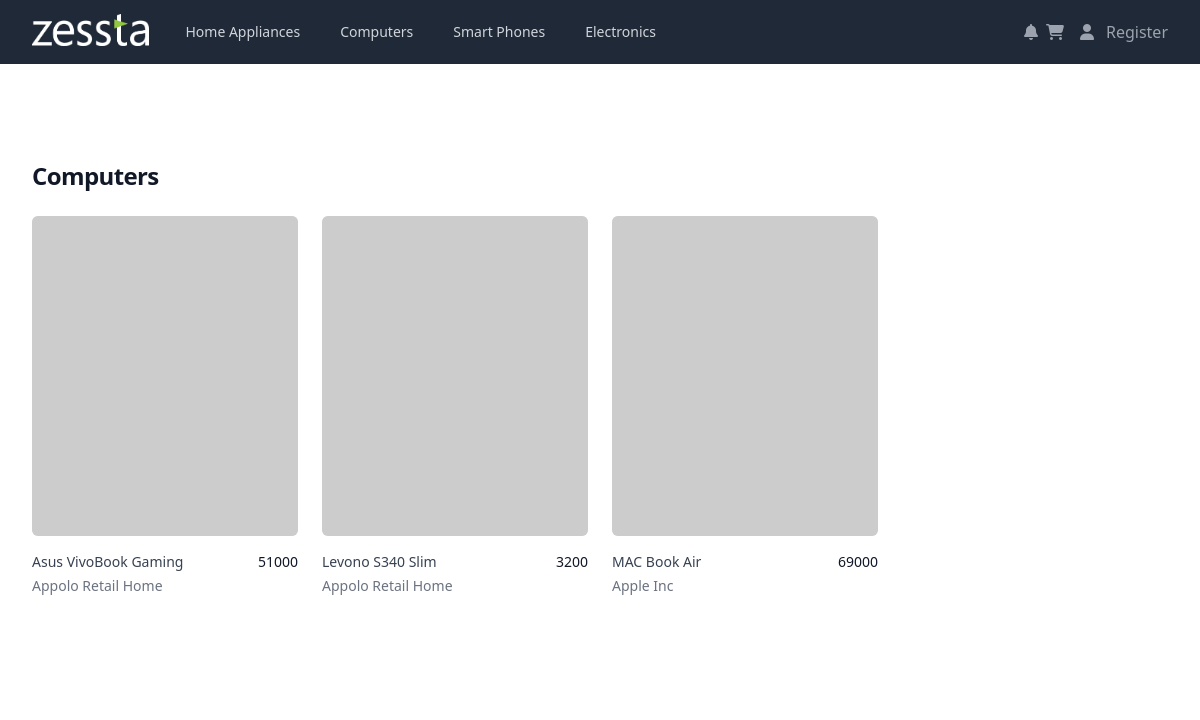
The app's page /customer/view_cat/2 with its own data.
### seller/models.py (models this page shows, shortened)
class ProductCategory(models.Model):
    category_id = models.BigAutoField(primary_key=True)
    category_name = models.CharField(max_length=50)
    category_products = models.ManyToManyField(
        "seller.Product", verbose_name="listOfProd", blank=True, null=True
    )
    def __str__(self):
        return self.category_name

class Product(models.Model):
    product_id = models.BigAutoField(primary_key=True)
    product_name = models.CharField(max_length=50)
    product_price = models.IntegerField(max_length=6)
    product_image = models.ImageField(
        upload_to="files/products_images/",
        height_field=None,
        width_field=None,
        max_length=None,
        blank=True,
        null=True,
    )
    product_category = models.ManyToManyField(
        "seller.ProductCategory", verbose_name="listOfCat"
    )
    products_sellers = models.ManyToManyField("seller.Seller")
    product_quantity = models.IntegerField(default=1)
    def __str__(self):
        return (
            self.product_name
            + "  -  "
            + "".join(str(i) + ", " for i in self.product_category.all())
        )
    def cat_name(self):
        return ", ".join(str(i) for i in self.product_category.all())
    def seller_name(self):
        return ", ".join(str(i) for i in self.products_sellers.all())

class Seller(models.Model):
    seller_id = models.BigAutoField(primary_key=True)
    seller_name = models.CharField(max_length=150, blank=True)
    seller_email = models.EmailField(max_length=150, blank=True)
    seller_user_id = models.CharField(max_length=50)
    seller_pwd = models.CharField(max_length=250)
    seller_city = models.CharField(max_length=50)
    seller_mobile = models.CharField(max_length=10)
    seller_products = models.ManyToManyField(
        "seller.Product", verbose_name="listOfSellerProd", null=True, blank=True
    )
    def __str__(self):
        return self.seller_name

### customer/views.py (the view)
# urls.py: path("view_cat/<str:catList>", viewCatList,
def viewCatList(request, catList):
    product_listof_Cat = [
        Product.objects.all().filter(
            product_category=ProductCategory.objects.get(category_id=i)
        )
        for i in catList.split(",")
    ]
    print(product_listof_Cat)
    return render(
        request,
        "customer/view_cat.html",
        {"navCat": cat_list(), "ProdCat": product_listof_Cat},
    )

### customer/views.py (called while the page is built)
def cat_list():
    return ProductCategory.objects.prefetch_related("category_products")

### templates/customer/view_cat.html (shortened to what this page needs)
{% extends 'customer/base.html' %}
{% block BODYBLOCK %}
  <div class="bg-white">
    {% for category in ProdCat %}
    <div class="mx-auto max-w-2xl px-4 py-16 sm:px-6 sm:py-24 lg:max-w-7xl lg:px-8">
      <h2 class="text-2xl font-bold tracking-tight text-gray-900">{{ category.0.cat_name }}</h2>
      <div class="mt-6 grid grid-cols-1 gap-x-6 gap-y-10 sm:grid-cols-2 lg:grid-cols-4 xl:gap-x-8">
        {% for product in category.all %}
          <div class="group relative">
            <div
              class="aspect-h-1 aspect-w-1 w-full overflow-hidden rounded-md bg-gray-200 lg:aspect-none group-hover:opacity-75 lg:h-80">
              <img src="https://picsum.photos/400/500">
            </div>
            <div class="mt-4 flex justify-between">
              <div>
                <h3 class="text-sm text-gray-700">
                  <a href="/customer/view_product/{{product.product_id}}">
                    <span aria-hidden="true" class="absolute inset-0"></span>
                    {{ product.product_name }}
                  </a>
                </h3>
                <p class="mt-1 text-sm text-gray-500">{{ product.seller_name }}
                </p>
              </div>
              <p class="text-sm font-medium text-gray-900">{{ product.product_price }}</p>
            </div>
          </div>
        {% endfor %}
      </div>
      {% endfor %}
    </div>
{% endblock %}

### templates/customer/base.html (shortened to what this page needs)
<!DOCTYPE html>
<html lang="en">
  <head>
    <link
      rel="stylesheet"
      href="https://cdnjs.cloudflare.com/ajax/libs/font-awesome/6.5.1/css/all.min.css"
    />
    {% load static %}
    <link rel="stylesheet" href="{% static 'style/style.css' %}" />
    <script src="https://cdn.tailwindcss.com"></script>
  </head>
  <body>
    <nav class="bg-gray-800">
      <div class="mx-auto max-w-7xl px-2 sm:px-6 lg:px-8">
        <div class="relative flex h-16 items-center justify-between">
          <div
            class="flex flex-1 items-center justify-center sm:items-stretch sm:justify-start"
          >
            <a href="/customer">
              <div class="flex flex-shrink-0 items-center">
                <img
                  class="h-8 w-auto"
                  src="{% static 'img/logo.png' %}"
                  alt="Zessta eCommerce"
                />
              </div>
            </a>
            <div class="hidden sm:ml-6 sm:block">
              <div class="flex space-x-4">
                {% for i in navCat %}
                <a
                  href="/customer/view_cat/{{ i.category_id }}"
                  class="text-gray-300 hover:bg-gray-700 hover:text-white rounded-md px-3 py-2 text-sm font-medium"
                  >{{ i.category_name }}</a
                >
                {% endfor %}
              </div>
            </div>
          </div>
          <div
            class="absolute inset-y-0 right-0 flex items-center pr-2 sm:static sm:inset-auto sm:ml-6 sm:pr-0"
          >
            <button
              type="button"
              class="relative bg-gray-800 p-1 text-gray-400 hover:text-white"
            >
              <span class="absolute -inset-1.5"></span>
              <i class="fa-solid fa-bell"></i>
            </button>
            <a href="/customer/get_bag">
              <button
                type="button"
                class="relative bg-gray-800 p-1 text-gray-400 hover:text-white"
              >
                <span class="absolute -inset-1.5"></span>
                <i class="fa-solid fa-cart-shopping"></i>
              </button>
            </a>
            <div class="relative ml-3">
              <div>
                <a href="/customer/dashboard">
                  <button
                    type="button"
                    class="relative flex rounded-full bg-gray-800 text-gray-400 hover:text-white"
                    id="user-menu-button"
                    aria-expanded="true"
                    aria-haspopup="true"
                  >
                    <span class="absolute -inset-1.5"></span>
                    <i class="fa-solid fa-user"></i>
                  </button>
                </a>
              </div>
            </div>
            <div class="relative ml-3">
              <div>
                <a href="/customer/register">
                  <button
                    type="button"
                    class="relative flex rounded-full bg-gray-800 text-gray-400 hover:text-white"
                    id="user-menu-button"
                    aria-expanded="true"
                    aria-haspopup="true"
                  >
                    <span class="absolute -inset-1.5"></span>
                    Register
                  </button>
                </a>
              </div>
            </div>
          </div>
        </div>
      </div>
    </nav>
    {% block BODYBLOCK %} {% endblock %}
  </body>
</html>

### records on screen
ProductCategory: category_name "Home Appliances"
ProductCategory: category_name "Computers"
ProductCategory: category_name "Smart Phones"
ProductCategory: category_name "Electronics"
Product: product_id.category_name "Computers", product_name "Asus VivoBook Gaming", seller_name "Appolo Retail Home", product_price "51000"
Product: product_name "Levono S340 Slim", seller_name "Appolo Retail Home", product_price "3200"
Product: product_name "MAC Book Air", seller_name "Apple Inc", product_price "69000"
